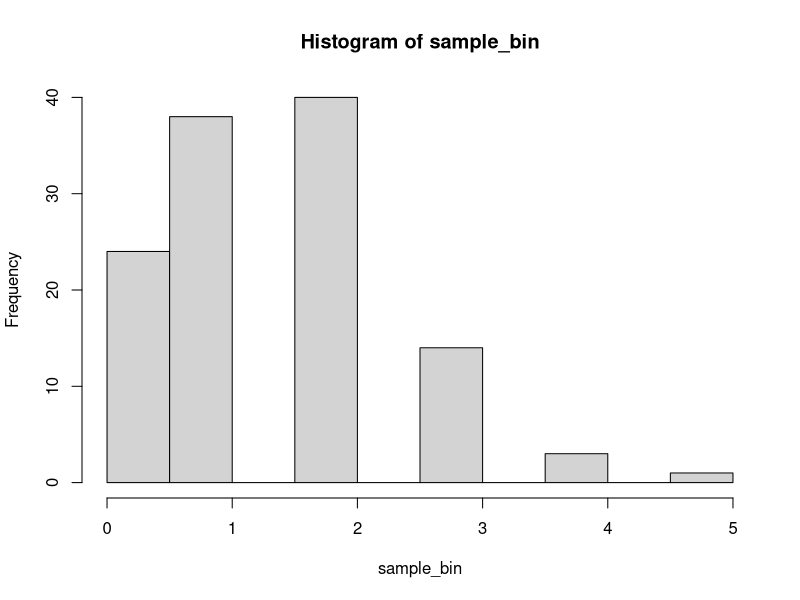
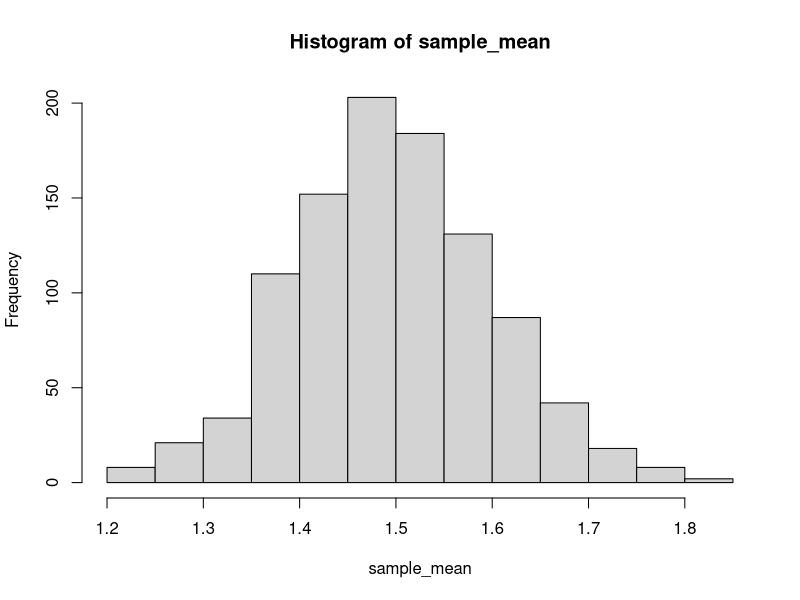

Reproduce these figures in R, in order.
# STAT 355 - Project 1
# Question 3

first_mean<-numeric()
first_sd<-numeric()
sample_mean<-numeric()
sample_sd<-numeric()

for (i in 1:1000) {                              # generate 1000 random samples
  sample_bin<-numeric()
  for (j in 1:120) {                             # random samples of size 15
    ber_sample = rbinom(n=10, size=1, prob=0.15) # generate Bin(10, 0.15)
    sample_bin[j] = sum(ber_sample)              # sum of Bernoulli r.v
  }
  if (i == 1) {                                  # first sample size of 15
    first_mean[i] = mean(sample_bin)             # mean of first sample size
    first_sd[i] = sd(sample_bin)                 # sd of first sample size
    hist(sample_bin)                             # hist of first sample
  }
  sample_mean[i] = mean(sample_bin)              # mean of 1000 sample size
  sample_sd[i] = sd(sample_bin)                  # sd of 1000 sample size
}

# a.)
first_mean
first_sd

# b.)
sample_mean
sample_sd
hist(sample_mean)
